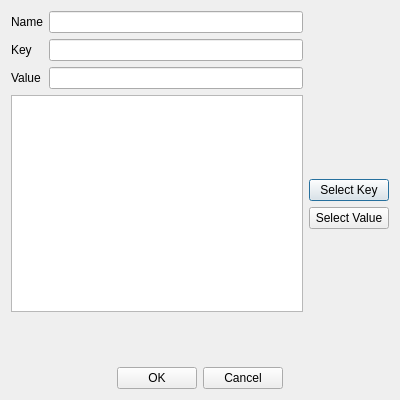
<?xml version="1.0" encoding="UTF-8"?>
<ui version="4.0">
 <class>CreateKVQueueDlgClass</class>
 <widget class="QDialog" name="CreateKVQueueDlgClass">
  <property name="enabled">
   <bool>true</bool>
  </property>
  <property name="geometry">
   <rect>
    <x>0</x>
    <y>0</y>
    <width>400</width>
    <height>400</height>
   </rect>
  </property>
  <property name="windowTitle">
   <string>Create Queue</string>
  </property>
  <layout class="QVBoxLayout" name="verticalLayout_2" stretch="1,0,0">
   <item>
    <layout class="QGridLayout" name="settingsGridLayout" rowstretch="0,0,0" columnstretch="0,0">
     <item row="2" column="0">
      <widget class="QTreeWidget" name="dataTypeTreeWidget">
       <attribute name="headerVisible">
        <bool>false</bool>
       </attribute>
       <attribute name="headerVisible">
        <bool>false</bool>
       </attribute>
       <column>
        <property name="text">
         <string notr="true">1</string>
        </property>
       </column>
      </widget>
     </item>
     <item row="2" column="1">
      <layout class="QVBoxLayout" name="selectionButtonsVerticalLayout">
       <item>
        <spacer name="selectionButtonsUpperVerticalSpacer">
         <property name="orientation">
          <enum>Qt::Vertical</enum>
         </property>
         <property name="sizeHint" stdset="0">
          <size>
           <width>20</width>
           <height>40</height>
          </size>
         </property>
        </spacer>
       </item>
       <item>
        <widget class="QPushButton" name="selectKeyButton">
         <property name="text">
          <string>Select Key</string>
         </property>
        </widget>
       </item>
       <item>
        <widget class="QPushButton" name="selectValueButton">
         <property name="text">
          <string>Select Value</string>
         </property>
        </widget>
       </item>
       <item>
        <spacer name="selectionButtonsLowerVerticalSpacer">
         <property name="orientation">
          <enum>Qt::Vertical</enum>
         </property>
         <property name="sizeHint" stdset="0">
          <size>
           <width>20</width>
           <height>40</height>
          </size>
         </property>
        </spacer>
       </item>
      </layout>
     </item>
     <item row="0" column="0">
      <layout class="QGridLayout" name="lineEditsGridLayout">
       <item row="0" column="1">
        <widget class="QLineEdit" name="nameLineEdit">
         <property name="cursorPosition">
          <number>0</number>
         </property>
        </widget>
       </item>
       <item row="0" column="0">
        <widget class="QLabel" name="nameLabel">
         <property name="text">
          <string>Name</string>
         </property>
        </widget>
       </item>
       <item row="1" column="0">
        <widget class="QLabel" name="keyLabel">
         <property name="text">
          <string>Key</string>
         </property>
        </widget>
       </item>
       <item row="1" column="1">
        <widget class="QLineEdit" name="keyLineEdit">
         <property name="enabled">
          <bool>true</bool>
         </property>
         <property name="cursor">
          <cursorShape>ArrowCursor</cursorShape>
         </property>
         <property name="autoFillBackground">
          <bool>false</bool>
         </property>
         <property name="frame">
          <bool>true</bool>
         </property>
         <property name="dragEnabled">
          <bool>false</bool>
         </property>
         <property name="readOnly">
          <bool>true</bool>
         </property>
        </widget>
       </item>
       <item row="2" column="1">
        <widget class="QLineEdit" name="valueLineEdit">
         <property name="enabled">
          <bool>true</bool>
         </property>
         <property name="cursor">
          <cursorShape>ArrowCursor</cursorShape>
         </property>
         <property name="focusPolicy">
          <enum>Qt::NoFocus</enum>
         </property>
         <property name="frame">
          <bool>true</bool>
         </property>
         <property name="readOnly">
          <bool>true</bool>
         </property>
        </widget>
       </item>
       <item row="2" column="0">
        <widget class="QLabel" name="valueLabel">
         <property name="text">
          <string>Value</string>
         </property>
        </widget>
       </item>
      </layout>
     </item>
    </layout>
   </item>
   <item>
    <layout class="QHBoxLayout" name="errorHorizontalLayout" stretch="0,1">
     <item>
      <widget class="QLabel" name="errorPixmapLabel">
       <property name="minimumSize">
        <size>
         <width>41</width>
         <height>43</height>
        </size>
       </property>
       <property name="text">
        <string/>
       </property>
      </widget>
     </item>
     <item>
      <widget class="QLabel" name="errorLabel">
       <property name="text">
        <string/>
       </property>
       <property name="wordWrap">
        <bool>true</bool>
       </property>
      </widget>
     </item>
    </layout>
   </item>
   <item>
    <layout class="QHBoxLayout" name="buttonsHorizontalLayout">
     <item>
      <spacer name="buttonsLeftHorizontalSpacer">
       <property name="orientation">
        <enum>Qt::Horizontal</enum>
       </property>
       <property name="sizeHint" stdset="0">
        <size>
         <width>40</width>
         <height>20</height>
        </size>
       </property>
      </spacer>
     </item>
     <item>
      <widget class="QPushButton" name="acceptButton">
       <property name="text">
        <string>OK</string>
       </property>
      </widget>
     </item>
     <item>
      <widget class="QPushButton" name="rejectButton">
       <property name="text">
        <string>Cancel</string>
       </property>
      </widget>
     </item>
     <item>
      <spacer name="buttonsRightHorizontalSpacer_2">
       <property name="orientation">
        <enum>Qt::Horizontal</enum>
       </property>
       <property name="sizeHint" stdset="0">
        <size>
         <width>40</width>
         <height>20</height>
        </size>
       </property>
      </spacer>
     </item>
    </layout>
   </item>
  </layout>
 </widget>
 <layoutdefault spacing="6" margin="11"/>
 <resources/>
 <connections>
  <connection>
   <sender>selectKeyButton</sender>
   <signal>clicked()</signal>
   <receiver>CreateKVQueueDlgClass</receiver>
   <slot>selectKeyButtonClicked()</slot>
   <hints>
    <hint type="sourcelabel">
     <x>289</x>
     <y>125</y>
    </hint>
    <hint type="destinationlabel">
     <x>174</x>
     <y>199</y>
    </hint>
   </hints>
  </connection>
  <connection>
   <sender>selectValueButton</sender>
   <signal>clicked()</signal>
   <receiver>CreateKVQueueDlgClass</receiver>
   <slot>selectValueButtonClicked()</slot>
   <hints>
    <hint type="sourcelabel">
     <x>289</x>
     <y>158</y>
    </hint>
    <hint type="destinationlabel">
     <x>174</x>
     <y>199</y>
    </hint>
   </hints>
  </connection>
  <connection>
   <sender>acceptButton</sender>
   <signal>clicked()</signal>
   <receiver>CreateKVQueueDlgClass</receiver>
   <slot>accept()</slot>
   <hints>
    <hint type="sourcelabel">
     <x>154</x>
     <y>376</y>
    </hint>
    <hint type="destinationlabel">
     <x>199</x>
     <y>199</y>
    </hint>
   </hints>
  </connection>
  <connection>
   <sender>rejectButton</sender>
   <signal>clicked()</signal>
   <receiver>CreateKVQueueDlgClass</receiver>
   <slot>reject()</slot>
   <hints>
    <hint type="sourcelabel">
     <x>245</x>
     <y>376</y>
    </hint>
    <hint type="destinationlabel">
     <x>199</x>
     <y>199</y>
    </hint>
   </hints>
  </connection>
 </connections>
 <slots>
  <slot>selectKeyButtonClicked()</slot>
  <slot>selectValueButtonClicked()</slot>
 </slots>
</ui>
